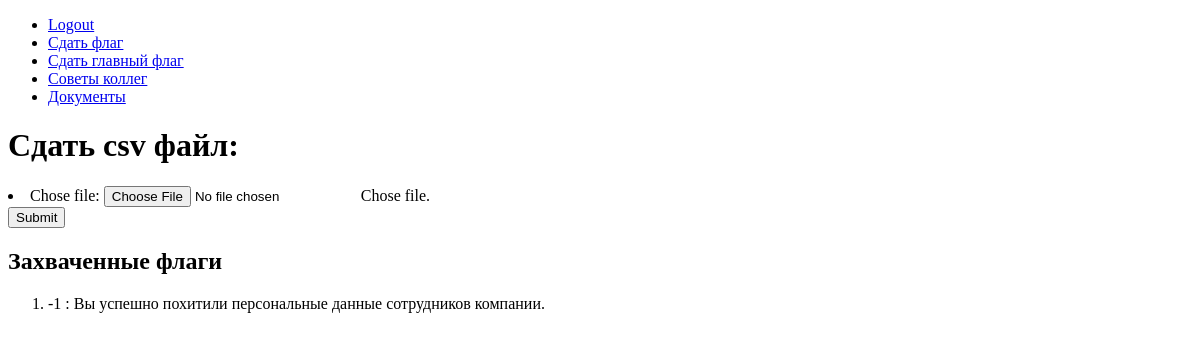
Page /turnir/mainkey/ (signed in) on the earlier database version.
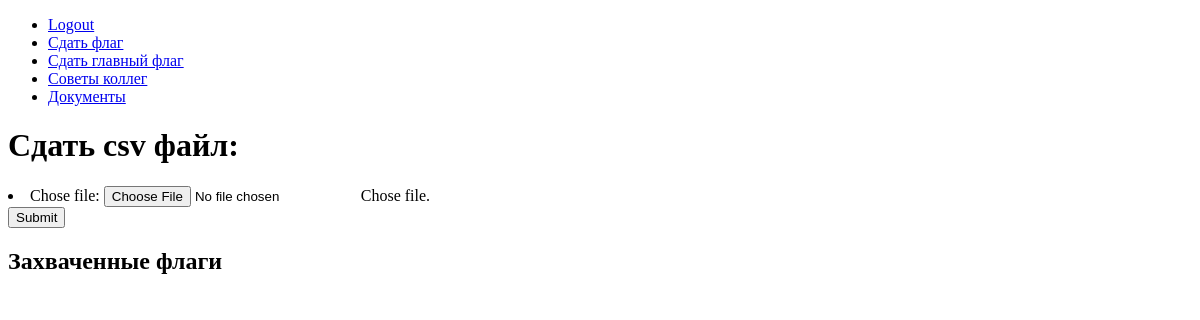
Same page on the later database version.
### turnir/models.py (models this page shows, shortened)
class Flag(models.Model):
    id = models.AutoField(primary_key=True)
    type_id = models.ForeignKey(FlagType, on_delete=models.CASCADE, )
    user_id = models.ForeignKey(User, on_delete=models.CASCADE, )
    hash = models.BigIntegerField(help_text='Enter flag hash')
    captured = models.BooleanField(help_text='Flag is captured', default=False)
    capture_time = models.DateTimeField(help_text='Time of capture')

class FlagType(models.Model):
    id = models.AutoField(primary_key=True)
    description = models.CharField(max_length=150, help_text='Enter flag descr')

### turnir/views.py (the view, shortened to what this page needs)
# urls.py: path('mainkey/', views.mainkey, name='mainkey'),
def mainkey(request):
    err_message = False
    form = RegisterMainKeyForm()
    captured_flags = Flag.objects.all().filter(user_id=request.user.id, hash=-1, captured=True).values()
    for cf in captured_flags:
        cf['description'] = FlagType.objects.filter(id=cf['type_id_id']).values()[0]['description']
    context = {
        'form': form,
        'cf': captured_flags,
        'em': err_message
    }
    return render(request, 'mainkey.html', context=context)

### turnir/forms.py
class RegisterMainKeyForm(forms.Form):
    file = forms.FileField(help_text="Chose file.", label="Chose file")

### templates/mainkey.html (shortened to what this page needs)
{% extends "base_generic.html" %}
{% block content %}
    <h1>Сдать csv фaйл:</h1>
    <form action="" method="post" enctype="multipart/form-data">
    {{ form.as_ul }}
    <input type="submit" value="Submit">
  </form>
    <h2>Захваченные флаги</h2>
    <ol>
        {% for x in cf %}
            <li>{{ x.hash }} : {{ x.description }} </li>
        {% endfor %}
    </ol>
{% endblock %}
{% block sidebar %}
    {% load static %}
    <ul>
        <li><a href="{% url 'logout' %}">Logout</a></li>
        <li>
            <a href="{% url 'index' %}">Сдать флаг</a>
        </li>
        <li>
            <a href="{% url 'mainkey' %}">Сдать главный флаг</a>
        </li>
        <li>
            <a href="{% url 'advice' %}">Советы коллег</a>
        </li>
         <li>
            <a href="{% url 'docs' %}">Документы</a>
        </li>
    </ul>
{% endblock %}

Differences in the rows shown:
no longer on this page (row edited): Flag: hash "-1", description "Вы успешно похитили персональные данные сотрудников компании."
